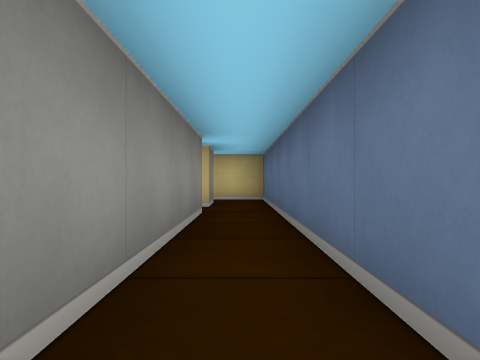
view 1 (above)

18 first-person views from a walk through a cub3D level. The camera is about half as high as the walls, looks level and sees 70° across. The floor is counted in squares. Each view is taken from the middle of a square. On the plan, view 1 faces up. The plan holds only what a view shows up to about 9 squares ahead; the rest is blank.

view 2
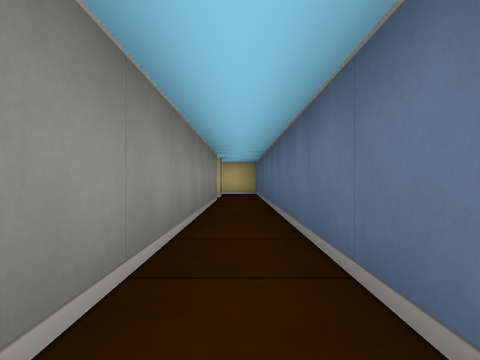

view 3
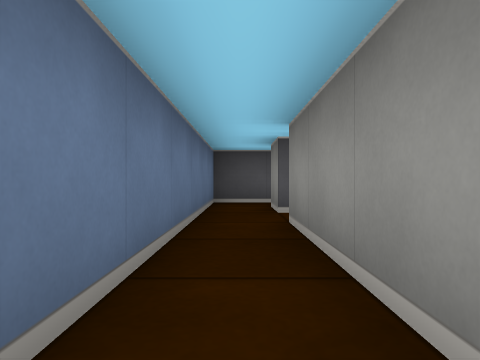

view 4
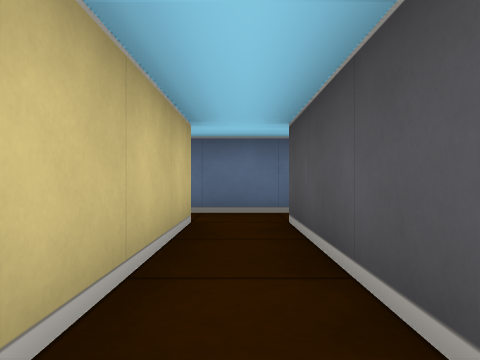

view 5
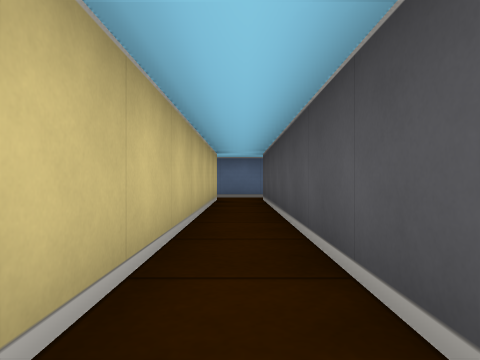

view 6
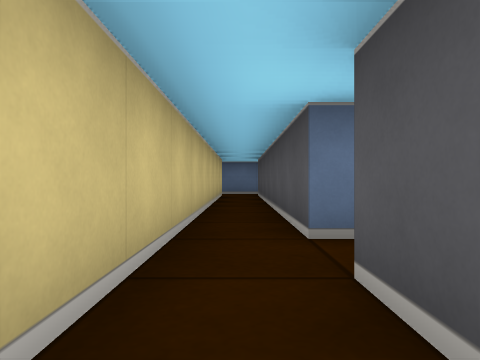

view 7
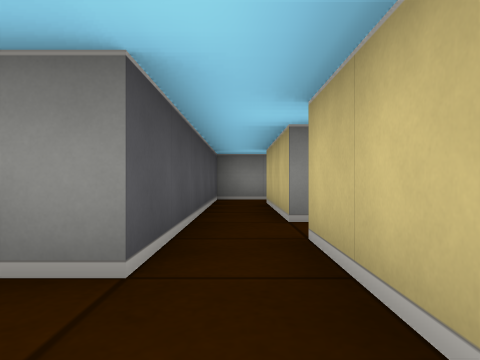

view 8
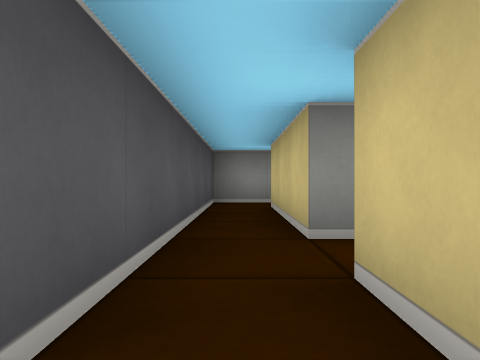

view 9
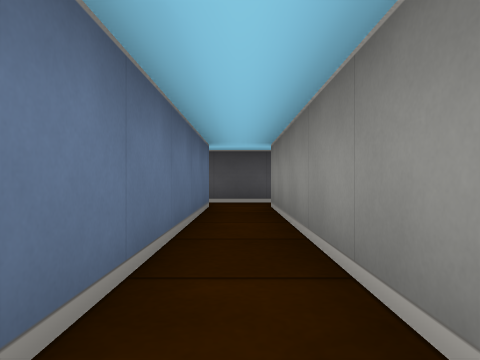

view 10
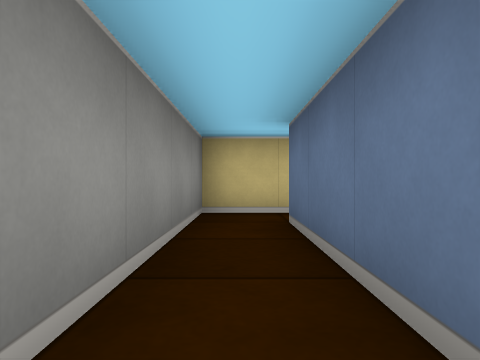

view 11
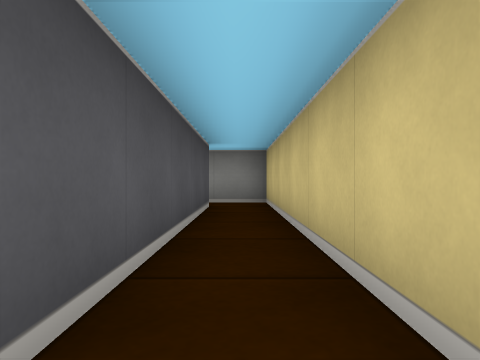

view 12
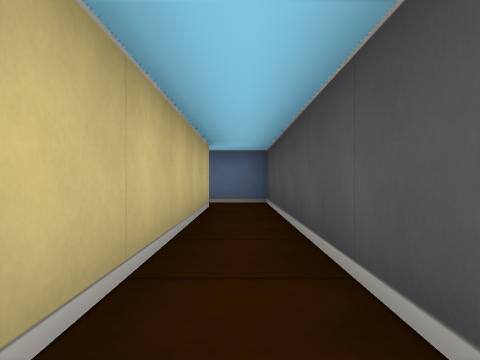

view 13
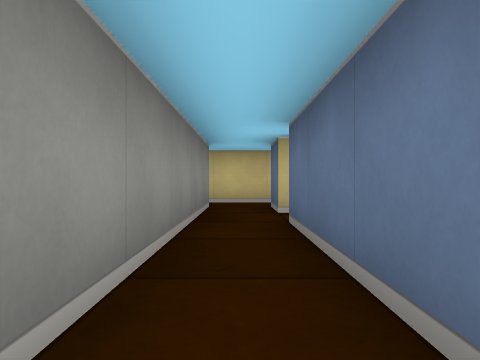

view 14
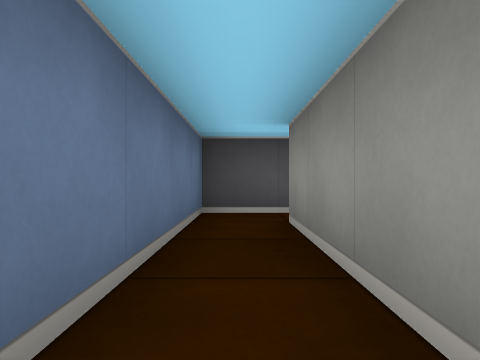

view 15
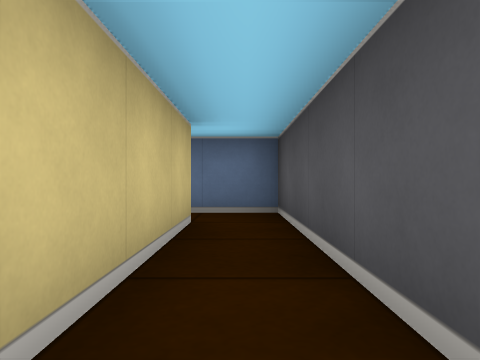

view 16
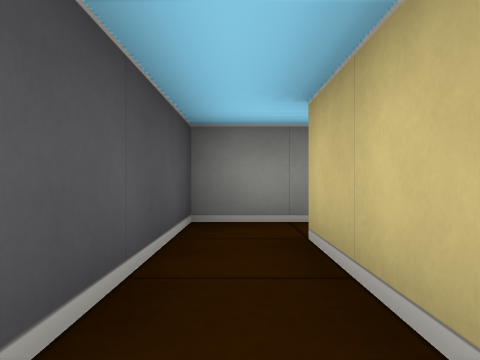

view 17
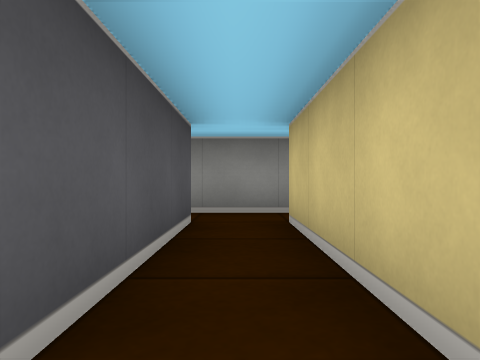

view 18
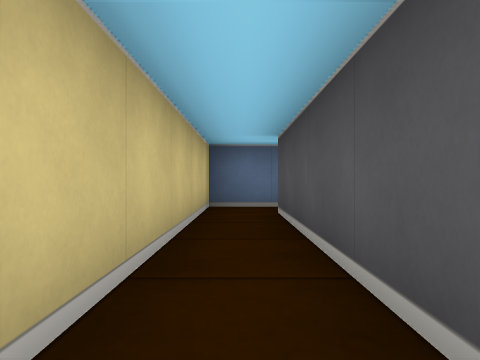

### Floor plan
Points are (right, up) in squares from view 1. A wall is a line through its corners. A room is listed if a view was taken in it or the views show most of it. See-through windows are left out.
Room 1 (views 1, 2, 3, 4, 5, 7, 8)
walls: (-0.5, 5.5) (-8.5, 5.5); (-0.5, -3.5) (-0.5, -4.5); (0.5, -4.5) (0.5, 5.5); (-7.5, 3.5) (-7.5, 4.5) (-0.5, 4.5) (-0.5, -2.5); (-8.5, 4.5) (-8.5, 3.5)
ways out: opening at (-9, 5) to room 2; opening at (-8, 4) to room 6; opening at (-1, -3); opening at (0, -4); opening at (0, 6)
Room 2 (view 6)
walls: (-10.5, 5.5) (-13.5, 5.5); (-14.5, 5.6) (-14.5, 4.5) (-8.5, 4.5); (-8.5, 5.5) (-9.5, 5.5)
ways out: opening at (-9, 5) to room 1; opening at (-10, 6) to room 3
Room 3 (views 9, 10, 12)
walls: (-4.5, 11.5) (-10.5, 11.5) (-10.5, 5.5); (-9.5, 5.5) (-9.5, 10.5) (-4.5, 10.5)
ways out: opening at (-10, 6) to room 2; opening at (-4, 11) to room 4
Room 4 (view 11)
walls: (-4.5, 10.5) (-3.5, 10.5) (-3.5, 11.6)
ways out: opening at (-4, 11) to room 3
Room 5 (views 13, 15, 16)
walls: (-8.5, -0.5) (-11.5, -0.5); (-12.5, -0.2) (-12.5, -1.5) (-7.5, -1.5) (-7.5, -0.5)
ways out: opening at (-8, 0) to room 6; opening at (-12, 0)
Room 6 (views 14, 17, 18)
walls: (-8.5, 3.5) (-8.5, -0.5); (-2.5, 3.5) (-7.5, 3.5); (-7.5, -0.5) (-7.5, 2.5) (-2.5, 2.5)
ways out: opening at (-8, 4) to room 1; opening at (-8, 0) to room 5; opening at (-3, 3)

Positions as (right, up) in squares from view 1, and headings:
1: (0, 0), facing up
2: (0, -3), facing up
3: (0, 1), facing down
4: (-4, 5), facing right
5: (-8, 5), facing right
6: (-10, 5), facing right
7: (-7, 5), facing left
8: (-8, 5), facing left
9: (-10, 11), facing down
10: (-10, 7), facing up
11: (-4, 11), facing left
12: (-10, 11), facing right
13: (-8, -1), facing up
14: (-8, 3), facing down
15: (-12, -1), facing right
16: (-9, -1), facing left
17: (-4, 3), facing left
18: (-7, 3), facing right
